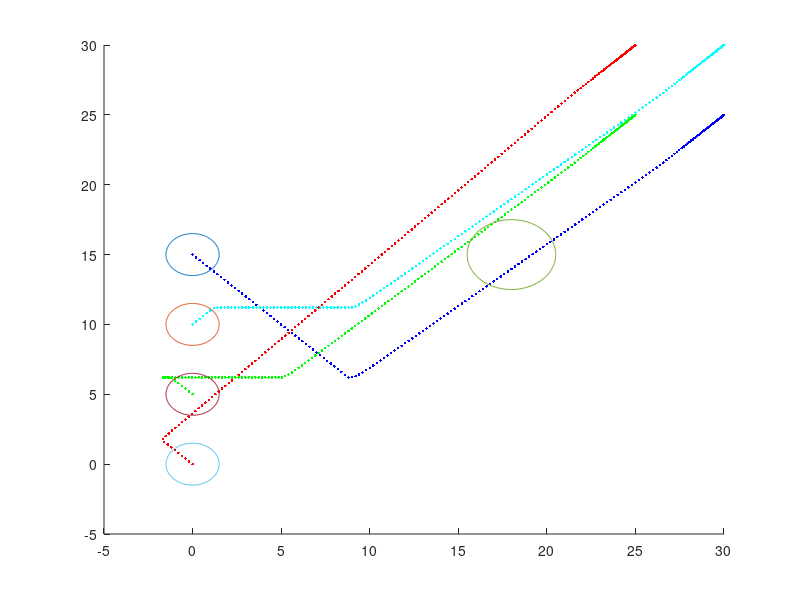

Reproduce this figure in MATLAB. (Note: this script raises an error after producing the figure.)
clc
clear all
clf

% Close any existing parallel pool to ensure a fresh start
%delete(gcp('nocreate'));

% Start a process-based pool with a limited number of workers
numWorkers = 12;
%parpool('Processes', numWorkers);

A=[0 0;0 0];
B=[1 0;0 1];
C=eye(2,2);
D=zeros(2,2);

sys=ss(A,B,C,D);


Num_agen=4;


Ts=0.1;
sysd=c2d(sys,Ts);
Ad=sysd.A;
Bd=sysd.B;
T=50;
%% intial trajectory
count=1;
%X(:,1)=[0;0 ;  20;0 ; 20;20   ;  0;20 ];
X(:,1)=[0;0 ;  0;5 ; 0;10   ;  0;15 ];
for t=0:Ts:28
    if t<2
        u(:,count)=0*ones(2*Num_agen,1);
    else
        u(:,count)=0*ones(2*Num_agen,1);
    end
    for i=1:Num_agen
        X((2*i-1):(2*i),count+1)=Ad*X((2*i-1):(2*i),count)+Bd*u((2*i-1):(2*i),count);
    end
    count=count+1;
end

X0=X;
for i=1:Num_agen
    hold on
    plot(X((2*i-1),:),X((2*i),:),'.')
end
N=length(X(1,:));

hold on





%% Laplacian initial traj

X(:,1)=[0;0 ;  0;5 ; 0;15   ;  0;10 ];
%X(:,1)=[20;25 ;  20;20 ; 25;20   ;  25;25 ];
kp = 4;
kc = 0.5;
Laplacian = - ones(Num_agen) + Num_agen*eye(Num_agen);
%
%
final = [20;25 ;  20;20 ; 25;20   ;  25;25 ];
final = [20;25 ;  20;20 ; 25;20   ;  25;25 ]+5;
for ii=1:Num_agen
    for jj=1:2
        final_trans(ii,jj)=final(2*(ii-1)+jj,1);
    end
end
final_centeroid=[sum(final_trans(:,1))/Num_agen,sum(final_trans(:,2))/Num_agen];



V_des=zeros(2*Num_agen,N-1);
X_trans=zeros(Num_agen,2);
for i=1:N-1
    for ii=1:Num_agen
        for jj=1:2
            X_trans(ii,jj)=X(2*(ii-1)+jj,i);
        end
    end
    centroid = (ones(Num_agen,Num_agen) * reshape(X_trans,[4,2]))/4;
    centroid_diff = centroid-[final_centeroid(1) final_centeroid(2);final_centeroid(1) final_centeroid(2);final_centeroid(1) final_centeroid(2);final_centeroid(1) final_centeroid(2)];

    V_des_trans = Laplacian*(final_trans-X_trans);



    V_des_trans=kp*V_des_trans - centroid_diff*kc;
    for ii=1:Num_agen
        for jj=1:2
            if V_des_trans(ii,jj)>=2
                V_des_trans(ii,jj)=2;
            elseif V_des_trans(ii,jj)<=-2
                V_des_trans(ii,jj)=-2;
            end
        end
    end
    V_des(:,i)=reshape(V_des_trans',[8,1]);
    for j=1:Num_agen
        X((j-1)*2+1:(j-1)*2+2,i+1)=Ad*X((j-1)*2+1:(j-1)*2+2,i)+Bd*V_des_trans(j,:)';
    end
    hold on
    plot(X(1,i),X(2,i),'r.');
    plot(X(3,i),X(4,i),'g.');
    plot(X(5,i),X(6,i),'b.');
    plot(X(7,i),X(8,i),'c.');
    xlim([-5 30])
    ylim([-5 30])
    pause(0.01)

end

u=V_des;
X0=X;
u0=u;


%%
R_obs=2;
R_agent=1.5;

obs_center=[18,15; ...
    X(1:2,1)'; ...
    X(3:4,1)'; ...
    X(5:6,1)'; ...
    X(7:8,1)'];
R_plot=[2*R_obs-R_agent,R_agent,R_agent,R_agent,R_agent];
R=2*R_plot;


alpha=1;
obs_num=length(R);
r_default=0.5;
r=0.5;

lambda=10000;

i=1;
figure(1)
tol=0.001;



hold on

theta=linspace(0,2*pi,201);
for j=1:obs_num
    x_theta=R_plot(j)*cos(theta);
    y_theta=R_plot(j)*sin(theta);
    plot(obs_center(j,1)+x_theta,obs_center(j,2)+y_theta)
end




%[X_out,u_out]=traj_gen(Ad,Bd,X,X0,u,R_plot,obs_center,final,Laplacian)



% f1=parfeval(@traj_gen,2,Ad,Bd,X,X0,u,R_plot,obs_center,final,Laplacian);
% 
% f2=parfeval(@traj_gen,2,Ad,Bd,X,X0,u,R_plot,obs_center,final,Laplacian);
% Wait for both tasks to complete and fetch the results
% x1 = fetchOutputs(f1);
% x2 = fetchOutputs(f2);
%%
% [Cost_1,X_out1]=traj_gen(3,Ad,Bd,X,X0,u,R_plot,obs_center,final,Laplacian);
% %%
% for i=1:N
% subplot(2,2,1)
% plotting(X_out1,obs_center,R_plot,i)
% 
% pause(0.001)
% clf
% end
% obs_checker(X,Num_agen,obs_center,R)
% 



%% Beginning of decentralized SCvx
total_cost=zeros(1,200);
X1=X;
X2=X;
X3=X;
X4=X;

for iteration=1:10

    if iteration==1
        f1=parfeval(@traj_gen,2,1,Ad,Bd,X,X0,u,R_plot,obs_center,final,Laplacian);
        f2=parfeval(@traj_gen,2,2,Ad,Bd,X,X0,u,R_plot,obs_center,final,Laplacian);
        f3=parfeval(@traj_gen,2,3,Ad,Bd,X,X0,u,R_plot,obs_center,final,Laplacian);
        f4=parfeval(@traj_gen,2,4,Ad,Bd,X,X0,u,R_plot,obs_center,final,Laplacian);
        [Cost_1,X_out1]=fetchOutputs(f1);
        [Cost_2,X_out2]=fetchOutputs(f2);
        [Cost_3,X_out3]=fetchOutputs(f3);
        [Cost_4,X_out4]=fetchOutputs(f4);

        X1=[X_out1(1:2,:);X_out2(3:4,:);X_out3(5:6,:);X_out4(7:8,:)];
        X2=[X_out1(1:2,:);X_out2(3:4,:);X_out3(5:6,:);X_out4(7:8,:)];
        X3=[X_out1(1:2,:);X_out2(3:4,:);X_out3(5:6,:);X_out4(7:8,:)];
        X4=[X_out1(1:2,:);X_out2(3:4,:);X_out3(5:6,:);X_out4(7:8,:)];
        X_out=[X_out1(1:2,:);X_out2(3:4,:);X_out3(5:6,:);X_out4(7:8,:)];
        % [X_out1,u_out1]=traj_gen(1,Ad,Bd,X,X0,u,R_plot,obs_center,final,Laplacian);
        % [X_out2,u_out2]=traj_gen(2,Ad,Bd,X,X0,u,R_plot,obs_center,final,Laplacian);
        % [X_out3,u_out3]=traj_gen(3,Ad,Bd,X,X0,u,R_plot,obs_center,final,Laplacian);
        % [X_out4,u_out4]=traj_gen(4,Ad,Bd,X,X0,u,R_plot,obs_center,final,Laplacian);
    else
        % [X_out1,u_out1]=traj_gen(1,Ad,Bd,X_out,X0,u,R_plot,obs_center,final,Laplacian);
        % [X_out2,u_out2]=traj_gen(2,Ad,Bd,X_out,X0,u,R_plot,obs_center,final,Laplacian);
        % [X_out3,u_out3]=traj_gen(3,Ad,Bd,X_out,X0,u,R_plot,obs_center,final,Laplacian);
        % [X_out4,u_out4]=traj_gen(4,Ad,Bd,X_out,X0,u,R_plot,obs_center,final,Laplacian);
        f1=parfeval(@traj_gen,2,1,Ad,Bd,X1,X0,u,R_plot,obs_center,final,Laplacian);
        f2=parfeval(@traj_gen,2,2,Ad,Bd,X2,X0,u,R_plot,obs_center,final,Laplacian);
        f3=parfeval(@traj_gen,2,3,Ad,Bd,X3,X0,u,R_plot,obs_center,final,Laplacian);
        f4=parfeval(@traj_gen,2,4,Ad,Bd,X4,X0,u,R_plot,obs_center,final,Laplacian);
        [Cost_1,X_out1]=fetchOutputs(f1);
        [Cost_2,X_out2]=fetchOutputs(f2);
        [Cost_3,X_out3]=fetchOutputs(f3);
        [Cost_4,X_out4]=fetchOutputs(f4);
        X1=[X_out1(1:2,:);X_out2(3:4,:);X_out3(5:6,:);X_out4(7:8,:)];
        X2=[X_out1(1:2,:);X_out2(3:4,:);X_out3(5:6,:);X_out4(7:8,:)];
        X3=[X_out1(1:2,:);X_out2(3:4,:);X_out3(5:6,:);X_out4(7:8,:)];
        X4=[X_out1(1:2,:);X_out2(3:4,:);X_out3(5:6,:);X_out4(7:8,:)];

        disp("Cost 1    " + Cost_1)  
        obs_checker(X1,Num_agen,obs_center,R)
        disp("Cost 2    " + Cost_2)
        obs_checker(X2,Num_agen,obs_center,R)
        disp("Cost 3    " + Cost_3)
        obs_checker(X3,Num_agen,obs_center,R)
        disp("Cost 4    " + Cost_4)
        obs_checker(X4,Num_agen,obs_center,R)
        
        X_out=[X_out1(1:2,:);X_out2(3:4,:);X_out3(5:6,:);X_out4(7:8,:)];
    end
    


    iteration
    Cost=[Cost_1,Cost_2,Cost_3,Cost_4];
    disp(Cost)
    total_cost(iteration)=sum(Cost);
    
    for i=1:N

        obs_center=[obs_center(1,:); ...
            X_out(1:2,i)'; ...
            X_out(3:4,i)'; ...
            X_out(5:6,i)'; ...
            X_out(7:8,i)'];
        for j=1:Num_agen
            countk=1;
            for k=1:obs_num
                if k==j+1
                    continue
                end
                ss((countk-1)*(N)+i,j)=R(k)-norm(X((2*j-1):(2*j),i)-obs_center(k,:)',2);
                countk=countk+1;
            end
        end

    end

    ss_max=max(ss);

    if ss_max<=0
        break;
    end

end
%%






%%
figure(2)
for i=1:N
subplot(2,2,1)
plotting(X_out1,obs_center,R_plot,i)

subplot(2,2,2)
plotting(X_out2,obs_center,R_plot,i)

subplot(2,2,3)
plotting(X_out3,obs_center,R_plot,i)

subplot(2,2,4)
plotting(X_out4,obs_center,R_plot,i)
    pause(0.001)
    if i~=N
        clf
    end
end

%%
figure(1)
% [X_out,u_out]=fetchOutputs(f2);
X_out=X_out1;
R_plot=[2*R_obs-R_agent,R_agent,R_agent,R_agent,R_agent];
R=2*R_plot;
R_plot=R_plot(1:5);
N=length(X_out(1,:));
Num_agen=4;

hold on

for i=1:N
    for j=1:Num_agen
        hold on
        if j==1
            plot(X_out((2*j-1),1:i),X_out((2*j),1:i),'r.')
        elseif j==2
            plot(X_out((2*j-1),1:i),X_out((2*j),1:i),'g.')
        elseif j==3
            plot(X_out((2*j-1),1:i),X_out((2*j),1:i),'b.')
        elseif j==4
            plot(X_out((2*j-1),1:i),X_out((2*j),1:i),'c.')
        end

        %plot(X0((2*i-1),:),X0((2*i),:),'.')
    end

    obs_center=[obs_center(1,:); ...
        X_out(1:2,i)'; ...
        X_out(3:4,i)'; ...
        X_out(5:6,i)'; ...
        X_out(7:8,i)';];

    obs_num=length(R_plot);
    theta=linspace(0,2*pi,201);
    xlim([-5 50])
    ylim([-5 50])
    x_theta=R_plot(1)*cos(theta);
    y_theta=R_plot(1)*sin(theta);
    plot(obs_center(1,1)+1*x_theta,obs_center(1,2)+1*y_theta,'r')
    for j=1:obs_num
        hold on
        x_theta=R_plot(j)*cos(theta);
        y_theta=R_plot(j)*sin(theta);
        plot(obs_center(1,1)+x_theta,obs_center(1,2)+y_theta,'r')
        if j==1+1
            plot(obs_center(j,1)+x_theta,obs_center(j,2)+y_theta,'r')
        elseif j==2+1
            plot(obs_center(j,1)+x_theta,obs_center(j,2)+y_theta,'g')
        elseif j==3+1
            plot(obs_center(j,1)+x_theta,obs_center(j,2)+y_theta,'b')
        elseif j==4+1
            plot(obs_center(j,1)+x_theta,obs_center(j,2)+y_theta,'c')
        end
    end
    hold on 
    plot([X_out(1,i),X_out(3,i)],[X_out(2,i),X_out(4,i)]); % 1 2
    plot([X_out(1,i),X_out(7,i)],[X_out(2,i),X_out(8,i)]); % 1 4
    plot([X_out(5,i),X_out(3,i)],[X_out(6,i),X_out(4,i)]); % 3 2
    plot([X_out(5,i),X_out(7,i)],[X_out(6,i),X_out(8,i)]); % 3 4
    pause(0.03)
    if i~=N
        clf
    end


end










%% utility funcitons


function ss_max=obs_checker(X_out,Num_agen,obs_center,R)
    
N=length(X_out(1,:));
    for i=1:N

        obs_center=[obs_center(1,:); ...
            X_out(1:2,i)'; ...
            X_out(3:4,i)'; ...
            X_out(5:6,i)'; ...
            X_out(7:8,i)'];
        obs_num=length(obs_center(:,1));
        for j=1:Num_agen
            countk=1;
            for k=1:obs_num
                if k==j+1
                    continue
                end
                ss((countk-1)*(N)+i,j)=R(k)-norm(X_out((2*j-1):(2*j),i)-obs_center(k,:)',2);
                countk=countk+1;
            end
        end

    end

    ss_max=max(ss);

end

function [last_cost,X_out]=traj_gen(Agent_num,Ad,Bd,X,X0,u,R_plot,obs_center,final,Laplacian)




% obs_center=[18,180; ...
%     X(1:2,1)'; ...
%     X(3:4,1)'; ...
%     X(5:6,1)'; ...
%     X(7:8,1)'];




Num_agen=length(X(:,1))/2;

% for ii=1:Num_agen
%     for jj=1:2
%         final_trans(ii,jj)=final(2*(ii-1)+jj,1);
%     end
% end
% final_centeroid=[sum(final_trans(:,1))/Num_agen,sum(final_trans(:,2))/Num_agen];


R=2*R_plot;
N=length(X(1,:));
obs_num=length(R);
r_default=0.5;
r=0.5;

lambda=10000;


figure(1)

kp = 2;
kc = 0.5;


hold on

theta=linspace(0,2*pi,201);
for j=1:obs_num
    x_theta=R_plot(j)*cos(theta);
    y_theta=R_plot(j)*sin(theta);
    plot(obs_center(j,1)+x_theta,obs_center(j,2)+y_theta)
end
Linear_cost=zeros(1,200);
for iteration=1:15


    for ii=1:Num_agen
        for jj=1:2
            final_trans(ii,jj)=final(2*(ii-1)+jj,1);
        end
    end
    final_centeroid=[sum(final_trans(:,1))/Num_agen,sum(final_trans(:,2))/Num_agen];


    V_des=zeros(2*Num_agen,N-1);
    X_trans=zeros(Num_agen,2);
    for i=1:N-1

        for ii=1:Num_agen
            for jj=1:2
                X_trans(ii,jj)=X(2*(ii-1)+jj,i);
            end
        end

        centroid = (ones(Num_agen,Num_agen) * reshape(X_trans,[4,2]))/4;
        centroid_diff = centroid-[final_centeroid(1) final_centeroid(2);final_centeroid(1) final_centeroid(2);final_centeroid(1) final_centeroid(2);final_centeroid(1) final_centeroid(2)];

        V_des_trans = Laplacian*(final_trans-X_trans);

        V_des_trans=kp*V_des_trans - centroid_diff*kc;

        for ii=1:Num_agen
            for jj=1:2
                if V_des_trans(ii,jj)>=2
                    V_des_trans(ii,jj)=2;
                elseif V_des_trans(ii,jj)<=-2
                    V_des_trans(ii,jj)=-2;
                end
            end
        end
        V_des(:,i)=reshape(V_des_trans',[8,1]);
    end














    cvx_solver SDPT3
    cvx_precision best

    cvx_begin 

    variable w(2,N-1)
    variable v(2,N-1)
    variable d(2,N)
    variable s(N*(obs_num-1),1)

    % minimize (  100*norm((u+w-V_des),1) + norm((X+d-X0),1) + ...
    %     1000*lambda*sum(sum(abs(v)))  + lambda*(   sum(sum(max(s,0)))   ))
    j=Agent_num;
    % minimize (  100*norm((u((2*j-1):(2*j),:)+w),1) + ...
    %     norm((X((2*j-1):(2*j),:)+d-X0((2*j-1):(2*j),:)),1) +  ...
    %     1000*lambda*sum(sum(abs(v)))  + 1000*lambda*(   sum(sum(max(s,0)))   ))
    minimize (  100*norm((u((2*j-1):(2*j),:)+w-V_des((2*j-1):(2*j),:)),1) + ...
        norm((X((2*j-1):(2*j),:)+d-X0((2*j-1):(2*j),:)),1) +  ...
        1000*lambda*sum(sum(abs(v)))  + 1000*lambda*(   sum(sum(max(s,0)))   ))


    subject to
    cvx_precision best

    E=eye(2);
    d(:,1)==zeros(2,1);





    for i=1:N-1

        obs_center=[obs_center(1,:); ...
            X(1:2,i)'; ...
            X(3:4,i)'; ...
            X(5:6,i)';
            X(7:8,i)'];





        j=Agent_num;
        -r<=w(:,i)<=r;



        X((2*j-1):(2*j),i+1)+d(:,i+1)== ...
            (Ad*X((2*j-1):(2*j),i)+Ad*d(:,i))+ ...
            (Bd*u((2*j-1):(2*j),i)+Bd*w(:,i))+E*v(:,i);



        countk=1;

        for k=1:obs_num
            if k==j+1
                continue
            end
            s((countk-1)*(N)+i,1)>=0;
            2*R(k)-norm(X((2*j-1):(2*j),i)-obs_center(k,:)',2)- ...
                (X((2*j-1):(2*j),i)-obs_center(k,:)')'*(X((2*j-1):(2*j),i)+d(:,i)-obs_center(k,:)') ...
                /norm(X((2*j-1):(2*j),i)-obs_center(k,:)',2)<=s((countk-1)*(N)+i,1);
            countk=countk+1;
        end


    end

    X((2*j-1):(2*j),N)+d(:,N)==final((2*j-1):(2*j));

    cvx_end

    %



    rho0 = 0.03;
    rho1 = 0.25;
    rho2 = 0.75;

    Linear_cost(iteration)=(  100*norm((u((2*j-1):(2*j),:)+w-V_des((2*j-1):(2*j),:)),1) + ...
        norm((X((2*j-1):(2*j),:)+d-X0((2*j-1):(2*j),:)),1) +  ...
        1000*lambda*sum(sum(abs(v)))  + 1000*lambda*(   sum(sum(max(s,0)))   ));


    if iteration >= 2
        delta_L = (Linear_cost(iteration) - Linear_cost(iteration-1)) / Linear_cost(iteration);
    else
        delta_L = 1;
    end

    if Linear_cost(iteration)<=10000
        if abs(delta_L) <= rho0
            r = max(r, 0.05);
            X((2*j-1):(2*j),:) = X((2*j-1):(2*j),:) + d;
            u((2*j-1):(2*j),:) = u((2*j-1):(2*j),:) + w;
        elseif abs(delta_L) <= rho1
            r = r/1.2;
            X((2*j-1):(2*j),:) = X((2*j-1):(2*j),:) + d;
            u((2*j-1):(2*j),:) = u((2*j-1):(2*j),:) + w;
        elseif abs(delta_L) <= rho2
            r = r / 1.3;
            X((2*j-1):(2*j),:) = X((2*j-1):(2*j),:) + d;
            u((2*j-1):(2*j),:) = u((2*j-1):(2*j),:) + w;
        else
            X((2*j-1):(2*j),:) = X((2*j-1):(2*j),:) + d;
            u((2*j-1):(2*j),:) = u((2*j-1):(2*j),:) + w;
            r = r / 1.4;
        end
    else
        r = r / 1.1;
        X((2*j-1):(2*j),:) = X((2*j-1):(2*j),:) + d;
        u((2*j-1):(2*j),:) = u((2*j-1):(2*j),:) + w;
    end
    r;
    hold on
    for i=1:Num_agen
        hold on
        plot(X((2*i-1),:),X((2*i),:),'.')
    end
    ss=0;

    xlim([-5 30])
    ylim([-5 30])

    for i=1:N

        obs_center=[obs_center(1,:); ...
            X(1:2,i)'; ...
            X(3:4,i)'; ...
            X(5:6,i)'; ...
            X(7:8,i)'];
        for j=1:Num_agen
            countk=1;
            for k=1:obs_num
                if k==j+1
                    continue
                end
                ss((countk-1)*(N)+i,j)=R(k)-norm(X((2*j-1):(2*j),i)-obs_center(k,:)',2);
                countk=countk+1;
            end
        end

    end

    ss_max=max(ss);

    max(max(ss));



    if max(max(ss))<0 && iteration>40
        break;
    end
Linear_cost(iteration)
    if  Linear_cost(iteration)<=1000 && iteration>5
        X_out=X;
        u_out=u;
        last_cost=Linear_cost(iteration);
        break;
    end
    pause(0.01)
    
end
X_out=X;
u_out=u;
last_cost=Linear_cost(iteration);
clf
end



function plotting(X,obs_center,R_plot,I)

N=length(X(1,:));
Num_agen=4;

hold on







for i=I:I
    for j=1:Num_agen
        hold on
        if j==1
            plot(X((2*j-1),1:i),X((2*j),1:i),'r.')
        elseif j==2
            plot(X((2*j-1),1:i),X((2*j),1:i),'g.')
        elseif j==3
            plot(X((2*j-1),1:i),X((2*j),1:i),'b.')
        elseif j==4
            plot(X((2*j-1),1:i),X((2*j),1:i),'c.')
        end


        %plot(X0((2*i-1),:),X0((2*i),:),'.')
    end
    
    obs_center=[obs_center(1,:); ...
        X(1:2,i)'; ...
        X(3:4,i)'; ...
        X(5:6,i)'; ...
        X(7:8,i)';];

    obs_num=length(R_plot);
    theta=linspace(0,2*pi,201);
    xlim([-5 50])
    ylim([-5 50])
    x_theta=R_plot(1)*cos(theta);
    y_theta=R_plot(1)*sin(theta);
    plot(obs_center(1,1)+1.5*x_theta,obs_center(1,2)+1.5*y_theta,'r')
    for j=1:obs_num
        hold on
        x_theta=R_plot(j)*cos(theta);
        y_theta=R_plot(j)*sin(theta);
        plot(obs_center(1,1)+x_theta,obs_center(1,2)+y_theta,'r')
        if j==1+1
            plot(obs_center(j,1)+x_theta,obs_center(j,2)+y_theta,'r')
        elseif j==2+1
            plot(obs_center(j,1)+x_theta,obs_center(j,2)+y_theta,'g')
        elseif j==3+1
            plot(obs_center(j,1)+x_theta,obs_center(j,2)+y_theta,'b')
        elseif j==4+1
            plot(obs_center(j,1)+x_theta,obs_center(j,2)+y_theta,'c')
        end
    end




end

end






